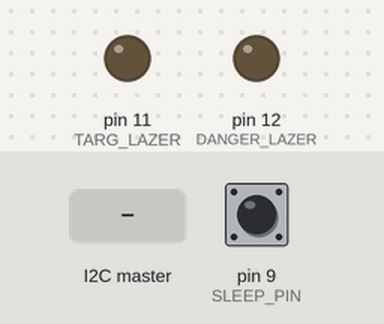
Bench run of a sketch on a simulated Arduino Uno, built with avr-gcc and run on an emulated ATmega328P. Parts: output pins drawn as LEDs (lit = HIGH). The test bench sets the inputs (shaded band); at power-on: pin 9 (SLEEP_PIN) HIGH.

Above: at 1.2 s.
1.3 s: the I2C master sends "P"
At 2.5 s:
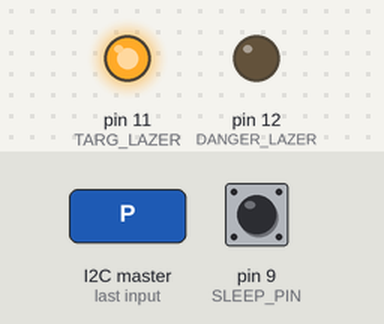
4.3 s: the I2C master sends "T"
At 9.0 s:
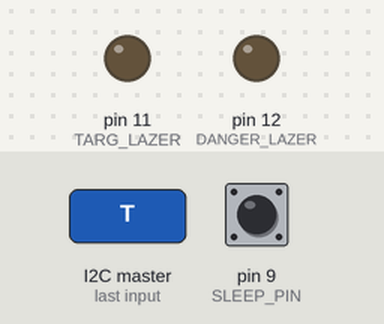
Timing chart, 0 to 10.5 s (numbered marks = the images above; inputs shaded):
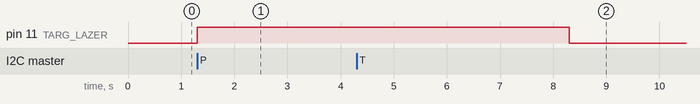

Measured:
- after the input at 1.3 s, pin 11 (TARG_LAZER): LOW → HIGH at once
- after the input at 4.3 s, pin 11 (TARG_LAZER): HIGH → LOW after 4.0 s instead of 1.0 s

The sketch:

lazer_driver.ino
```cpp
#include <Wire.h>

#define SECONDARY_ADDR 0x53
#define DANGER_LAZER 12
#define TARG_LAZER 11
#define SLEEP_PIN 9

const int PREFIRE_DELAY = 3000; //5s
const int FIRE_DURATION = 1000; //5s

char receive_buffer[16];
unsigned long cmd_ts = 0;
bool GOOD_TO_GO = false;
bool SLEEP_FLAG = false;
char active_cmd = '\0';

void setup() {
    receive_buffer[0] = '\0';

    pinMode(DANGER_LAZER, OUTPUT);
    pinMode(TARG_LAZER, OUTPUT);
    digitalWrite(DANGER_LAZER, LOW);
    digitalWrite(TARG_LAZER, LOW);

    pinMode(SLEEP_PIN, INPUT);

    Wire.begin(SECONDARY_ADDR);
    Wire.onReceive(receive_handler);
    Wire.onRequest(request_handler);
}

void loop() {
    if(digitalRead(SLEEP_PIN) == LOW) {
        GOOD_TO_GO = false;
        cmd_ts = 0;
        active_cmd = '\0';
        SLEEP_FLAG = true;
    } else {
        SLEEP_FLAG = false;
    }

    if(GOOD_TO_GO == true && SLEEP_FLAG == false) {
        switch(active_cmd) {
        case 'P':
            if(millis() < cmd_ts + PREFIRE_DELAY) {
                digitalWrite(TARG_LAZER, HIGH);
                digitalWrite(DANGER_LAZER, LOW);
            } else if(millis() < cmd_ts + PREFIRE_DELAY + FIRE_DURATION) {
                digitalWrite(TARG_LAZER, HIGH);
                digitalWrite(DANGER_LAZER, HIGH);
            } else {
                digitalWrite(TARG_LAZER, LOW);
                digitalWrite(DANGER_LAZER, LOW);
                GOOD_TO_GO = false;
                cmd_ts = 0;
                active_cmd = '\0';
            }
            break;
        case 'T':
            if(millis() < cmd_ts + PREFIRE_DELAY) {
                digitalWrite(TARG_LAZER, HIGH);
                digitalWrite(DANGER_LAZER, LOW);
            } else if(millis() < cmd_ts + PREFIRE_DELAY + FIRE_DURATION){
                digitalWrite(TARG_LAZER, HIGH);
                digitalWrite(DANGER_LAZER, LOW);
            } else {
                digitalWrite(TARG_LAZER, LOW);
                digitalWrite(DANGER_LAZER, LOW);
                GOOD_TO_GO = false;
                cmd_ts = 0;
                active_cmd = '\0';
            }
            break;
        default:
            break;
        }
    } else {
        digitalWrite(TARG_LAZER, LOW);
        digitalWrite(DANGER_LAZER, LOW);
    }
}

////
// 'P' is pop
// 'T' is test
// all other bytes will cancel
void receive_handler(int how_many) {
    int i = 0;
    while(Wire.available() && i < 16) {
        receive_buffer[i] = Wire.read();
        i++;
    }
    receive_buffer[i] = '\0';

    active_cmd = receive_buffer[0];
    cmd_ts = millis();
    if(active_cmd == 'P' || active_cmd == 'T') {
        GOOD_TO_GO = true;
    } else {
        GOOD_TO_GO = false;
    }
}

void request_handler() {
    if (SLEEP_FLAG == true) {
        Wire.write('Z');
    }
    else {
        Wire.write(active_cmd);
    }
}
```
